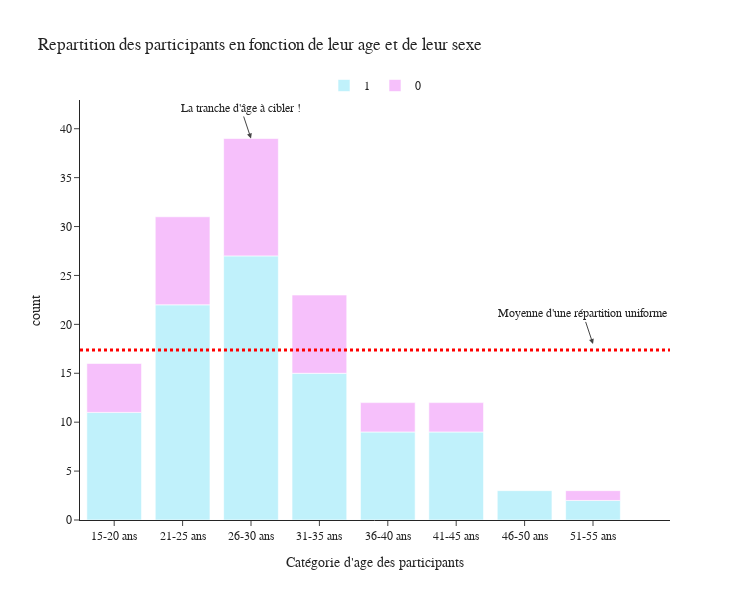

Notebook code for this chart:
### Code cell
fig = px.histogram(
                   df_clean_renamed, x="AGE",color="GENRE",
                   title='Repartition des participants en fonction de leur age et de leur sexe',
                   width=750, 
                   height=600,
                   labels={"AGE":"Catégorie d'age des participants"},
                   category_orders={"AGE":["15-20 ans", "21-25 ans", "26-30 ans",
                                           "31-35 ans","36-40 ans",
                                           "41-45 ans","46-50 ans","51-55 ans"],
                    "GENRE":[1,0]}, 
                   color_discrete_map={1: "#C0F1FB", 0: "#F6C0FB"},
                  template="simple_white"
)
                   
fig.update_layout(
                  font_family="Rockwell",
                  legend=dict(title=None,
                  orientation="h", 
                  y=1,
                  yanchor="bottom",
                  x=0.5, 
                  xanchor="center"
    )
)

fig.add_shape(
                  type="line", 
                  line_color="red",
                  line_width=3,
                  opacity=1, 
                  line_dash="dot",
                  x0=0, 
                  x1=1, 
                  xref="paper",
                  y0=17.375, 
                  y1=17.375, 
                  yref="y"
)

fig.add_annotation(
                 text="La tranche d'âge à cibler !", 
                 x="26-30 ans", 
                 y=39, 
                 arrowhead=2, 
                 showarrow=True
)
    

fig.add_annotation(
                 text="Moyenne d'une répartition uniforme", 
                 x="51-55 ans", 
                 y=18, 
                 arrowhead=2, 
                 showarrow=True
)
fig.show()


#1 sont les hommes et 0 les femmes j'ai pas réussi à changer dans la légende ca fait
# 4h que je parcours toutes les fonctions plotly je vais cabler

#graphique intéressant pour le ciblage marketing

### Figure 1 — Plotly figure (JSON) as saved in the notebook; plotly's stock layout.template omitted (floating-point values rounded to 4 significant figures)
{"data": [{"alignmentgroup": "True", "bingroup": "x", "hovertemplate": "GENRE=1<br>Catégorie d'age des participants=%{x}<br>count=%{y}<extra></extra>", "legendgroup": "1", "marker": {"color": "#C0F1FB", "pattern": {"shape": ""}}, "name": "1", "offsetgroup": "1", "orientation": "v", "showlegend": true, "type": "histogram", "x": ["26-30 ans", "26-30 ans", "21-25 ans", "26-30 ans", "21-25 ans", "15-20 ans", "46-50 ans", "31-35 ans", "15-20 ans", "46-50 ans", "21-25 ans", "21-25 ans", "41-45 ans", "26-30 ans", "41-45 ans", "31-35 ans", "26-30 ans", "15-20 ans", "31-35 ans", "36-40 ans", "31-35 ans", "41-45 ans", "21-25 ans", "36-40 ans", "41-45 ans", "26-30 ans", "21-25 ans", "41-45 ans", "15-20 ans", "21-25 ans", "26-30 ans", "15-20 ans", "26-30 ans", "26-30 ans", "26-30 ans", "21-25 ans", "21-25 ans", "31-35 ans", "15-20 ans", "21-25 ans", "15-20 ans", "31-35 ans", "31-35 ans", "31-35 ans", "41-45 ans", "21-25 ans", "21-25 ans", "51-55 ans", "21-25 ans", "26-30 ans", "15-20 ans", "41-45 ans", "21-25 ans", "26-30 ans", "31-35 ans", "31-35 ans", "26-30 ans", "15-20 ans", "26-30 ans", "41-45 ans", "21-25 ans", "15-20 ans", "21-25 ans", "21-25 ans", "26-30 ans", "26-30 ans", "21-25 ans", "21-25 ans", "36-40 ans", "36-40 ans", "31-35 ans", "21-25 ans", "36-40 ans", "36-40 ans", "26-30 ans", "26-30 ans", "26-30 ans", "51-55 ans", "26-30 ans", "41-45 ans", "31-35 ans", "26-30 ans", "26-30 ans", "15-20 ans", "21-25 ans", "31-35 ans", "21-25 ans", "31-35 ans", "26-30 ans", "36-40 ans", "46-50 ans", "26-30 ans", "26-30 ans", "36-40 ans", "26-30 ans", "26-30 ans", "31-35 ans", "36-40 ans"], "xaxis": "x", "yaxis": "y"}, {"alignmentgroup": "True", "bingroup": "x", "hovertemplate": "GENRE=0<br>Catégorie d'age des participants=%{x}<br>count=%{y}<extra></extra>", "legendgroup": "0", "marker": {"color": "#F6C0FB", "pattern": {"shape": ""}}, "name": "0", "offsetgroup": "0", "orientation": "v", "showlegend": true, "type": "histogram", "x": ["41-45 ans", "41-45 ans", "26-30 ans", "31-35 ans", "41-45 ans", "21-25 ans", "21-25 ans", "26-30 ans", "15-20 ans", "15-20 ans", "15-20 ans", "26-30 ans", "31-35 ans", "31-35 ans", "31-35 ans", "26-30 ans", "21-25 ans", "21-25 ans", "21-25 ans", "36-40 ans", "36-40 ans", "21-25 ans", "26-30 ans", "26-30 ans", "21-25 ans", "15-20 ans", "36-40 ans", "31-35 ans", "31-35 ans", "51-55 ans", "26-30 ans", "31-35 ans", "21-25 ans", "26-30 ans", "21-25 ans", "15-20 ans", "26-30 ans", "26-30 ans", "26-30 ans", "26-30 ans", "31-35 ans"], "xaxis": "x", "yaxis": "y"}], "layout": {"annotations": [{"arrowhead": 2, "showarrow": true, "text": "La tranche d'âge à cibler !", "x": "26-30 ans", "y": 39}, {"arrowhead": 2, "showarrow": true, "text": "Moyenne d'une répartition uniforme", "x": "51-55 ans", "y": 18}], "barmode": "relative", "font": {"family": "Rockwell"}, "height": 600, "legend": {"orientation": "h", "title": {}, "tracegroupgap": 0, "x": 0.5, "xanchor": "center", "y": 1, "yanchor": "bottom"}, "shapes": [{"line": {"color": "red", "dash": "dot", "width": 3}, "opacity": 1, "type": "line", "x0": 0, "x1": 1, "xref": "paper", "y0": 17.38, "y1": 17.38, "yref": "y"}], "title": {"text": "Repartition des participants en fonction de leur age et de leur sexe"}, "width": 750, "xaxis": {"anchor": "y", "categoryarray": ["15-20 ans", "21-25 ans", "26-30 ans", "31-35 ans", "36-40 ans", "41-45 ans", "46-50 ans", "51-55 ans"], "categoryorder": "array", "domain": [0, 1], "title": {"text": "Catégorie d'age des participants"}}, "yaxis": {"anchor": "x", "domain": [0, 1], "title": {"text": "count"}}}}
